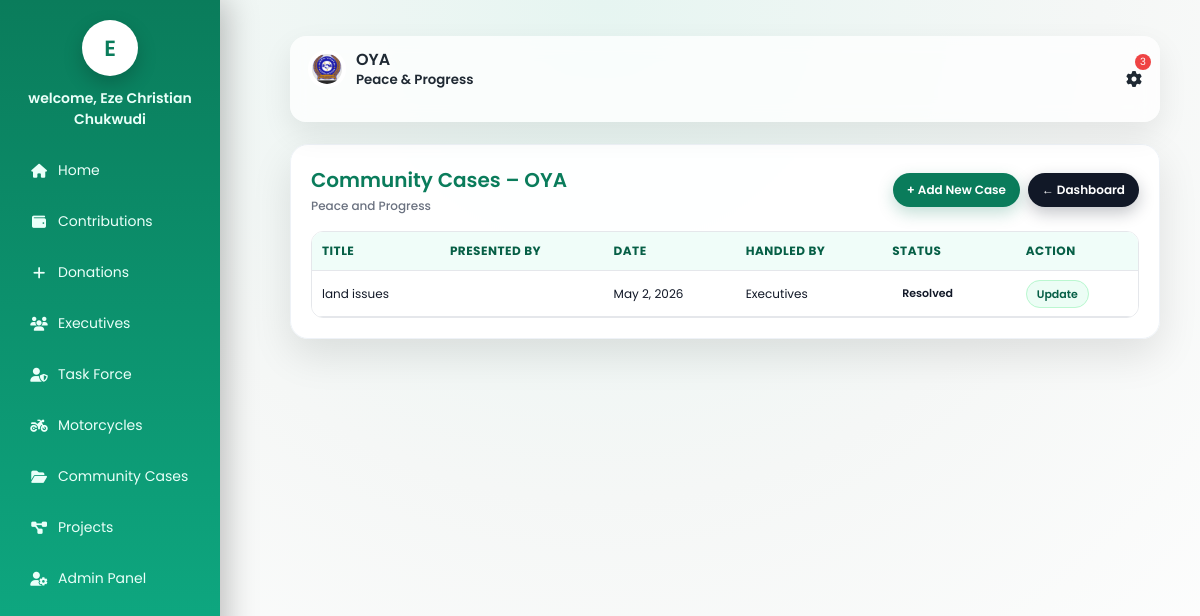
Screenshot of /cases/ (signed in) with the database file from the repository.
### accounts/models.py (models this page shows, shortened)
class Member(models.Model):
    ROLE_CHOICES = [
        ('admin', 'Admin'),
        ('executive', 'Executive'),
        ('member', 'Floor Member'),
    ]
    STATUS_CHOICES = [
        ('active', 'Active'),
        ('inactive', 'Inactive'),
        ('suspended', 'Suspended'),
    ]
    serial_number = models.CharField(max_length=20, unique=True)
    full_name = models.CharField(max_length=200)
    phone_number = models.CharField(max_length=20)
    gender = models.CharField(max_length=10)
    age = models.PositiveIntegerField()
    role = models.CharField(max_length=20, choices=ROLE_CHOICES)
    executive_position = models.CharField(max_length=100, null=True, blank=True)
    status = models.CharField(max_length=20, choices=STATUS_CHOICES)
    year_joined = models.PositiveIntegerField()
    password = models.CharField(max_length=128)  # hashed later
    created_at = models.DateTimeField(auto_now_add=True)

### cases/models.py (models this page shows, shortened)
class Case(models.Model):
    STATUS_CHOICES = [('pending', 'Pending'), ('resolved', 'Resolved'), ('escalated', 'Escalated')]
    HANDLED_BY = [('taskforce', 'Task Force'), ('executives', 'Executives')]
    title = models.CharField(max_length=200)
    description = models.TextField()
    presented_by = models.ForeignKey(User, on_delete=models.CASCADE)
    date_presented = models.DateField()
    status = models.CharField(max_length=20, choices=STATUS_CHOICES)
    handled_by = models.CharField(max_length=20, choices=HANDLED_BY)

### accounts/decorators.py (the view)
    def wrapper(request, *args, **kwargs):
        if not request.session.get('member_id'):
            return redirect('login')
        return view_func(request, *args, **kwargs)

### cases/views.py (called while the page is built)
@login_required
def cases_list(request):
    member = Member.objects.get(id=request.session['member_id'])
    announcements_count = Announcement.objects.filter(is_active=True).count()
    minutes_count = MeetingMinute.objects.count()
    cases = Case.objects.select_related('presented_by').all().order_by('-date_presented')
    return render(request, 'cases/cases_list.html', {
        'cases': cases,
        'member': member,
        'announcements_count': announcements_count,
        'minutes_count': minutes_count,
    })

### cases/templates/cases/cases_list.html (shortened to what this page needs)
{% load static %}
<!DOCTYPE html>
<html lang="en">
<head>
  <link rel="stylesheet" href="https://cdnjs.cloudflare.com/ajax/libs/font-awesome/6.5.0/css/all.min.css">
    <link rel="stylesheet" href="{% static 'cases/css/styles.css' %}">
</head>
<body>
	<aside class="sidebar" id="sidebar">
		<div class="brand">
			<a href="{% url 'dashboard' %}" style="text-decoration: none;"><div class="avatar">{{ member.full_name|slice:":1" }}</div></a>
		</div>
		<strong>welcome, {{ member.full_name }}</strong>
		<nav class="menu">
			<a href="{% url 'dashboard' %}"><i class="fa fa-home"></i> Home</a>
			<a href="{% url 'contributions_list' %}"><i class="fa fa-wallet"></i> Contributions</a>
			<a href="{% url 'donation_list' %}"><i class="fa fa-plus"></i> Donations</a>
			<a href="{% url 'executives_list' %}"><i class="fa fa-users"></i> Executives</a>
			<a href="{% url 'taskforce_list' %}"><i class="fa fa-user-shield"></i> Task Force</a>
			<a href="{% url 'motorcycles_list' %}"><i class="fa fa-motorcycle"></i> Motorcycles</a>
			<a href="{% url 'cases_list' %}"><i class="fa fa-folder-open"></i> Community Cases</a>
			<a href="{% url 'projects_list' %}"><i class="fa fa-diagram-project"></i> Projects</a>
			{% if request.session.member_role == 'admin' %}
			<a href="{% url 'admin_dashboard' %}"><i class="fa fa-user-cog"></i> Admin Panel</a>
			{% endif %}
		</nav>
	</aside>
  <main class="main">
   <div class="topbar">
  <div class="left-top">
    <div class="brand">
      <img src="{% static 'cases/images/oya logo.jpeg' %}" alt="OYA Logo">
      <span>
        OYA<br>
        <small>Peace & Progress</small>
      </span>
    </div>
  </div>
  <div class="actions">
    <div class="profile" onclick="toggleProfile()">
      <span class="badge-noty">
        {{ announcements_count|add:minutes_count }}
      </span>
      <i class="fa fa-cog"></i>
    </div>
  </div>
</div>
  <div class="container">
    <div class="header">
      <div class="title">
        <h2>Community Cases – OYA</h2>
        <p>Peace and Progress</p>
      </div>
      <div class="actions">
        {% if request.session.member_role == 'admin' %}
          <a href="{% url 'add_case' %}" class="btn">+ Add New Case</a>
        {% endif %}
        <a href="{% url 'dashboard' %}" class="btn secondary">← Dashboard</a>
      </div>
    </div>
    <div class="table-wrap">
      <table>
        <thead>
          <tr>
            <th>Title</th>
            <th>Presented By</th>
            <th>Date</th>
            <th>Handled By</th>
            <th>Status</th>
            {% if request.session.member_role == "admin" %}
              <th>Action</th>
            {% endif %}
          </tr>
        </thead>
        <tbody>
          {% for case in cases %}
          <tr>
            <td>{{ case.title }}</td>
            <td>{{ case.presented_by.full_name }}</td>
            <td>{{ case.date_presented }}</td>
            <td>{{ case.handled_by|title }}</td>
            <td>
              <span class="badge badge-{{ case.status }}">
                {{ case.status|title }}
              </span>
            </td>
           {% if request.session.member_role == "admin" %}
            <td>
              <a href="{% url 'update_case_status' case.id %}" class="link-btn">Update</a>
            </td>
            {% endif %}
          </tr>
          {% empty %}
          <tr>
            <td colspan="6" style="text-align:center; padding:16px; color:#6b7280;">
              No cases yet.
            </td>
          </tr>
          {% endfor %}
        </tbody>
      </table>
    </div>
  </div>
    </main>
</body>
</html>

### cases/static/cases/css/styles.css (style rules this page uses)
:root { --primary: #0a7c5b; --bg: #f5f7f6; --card: #ffffff; --text: #1f2933; --muted: #6b7280; --shadow: 0 10px 25px rgba(0,0,0,.08); --radius: 16px; }
* { box-sizing: border-box; }
body { margin: 0; font-family: 'Poppins', sans-serif; background: var(--bg); color: var(--text); min-height: 100vh; display: flex; }
.sidebar { width:220px; background:linear-gradient(180deg,#0a7c5b,#0fb38a); color:#eafff9; padding:20px 18px; position:fixed; inset:0 auto 0 0; z-index:1000; box-shadow:6px 0 30px rgba(0,0,0,.25); transition:transform .3s ease; }
.sidebar .brand { display:flex; justify-content:center; margin-bottom:12px; }
.sidebar .avatar { width:56px; height:56px; border-radius:50%; background:#fff; color:#0a7c5b; display:grid; place-items:center; font-size:22px; font-weight:600; box-shadow:0 8px 20px rgba(0,0,0,.2); }
.sidebar strong { display:block; text-align:center; margin-top:8px; font-weight:600; font-size:14px; }
.menu { margin-top:12px; }
.menu a { display:flex; align-items:center; gap:12px; padding:11px 14px; border-radius:12px; color:#eafff9; text-decoration:none; font-size:14px; margin-bottom:6px; }
.menu a i { width:18px; text-align:center; }
.brand { display: flex; align-items: center; gap: 10px; margin-bottom: 20px; }
.brand img { width: 42px; height: 42px; object-fit: contain; border-radius: 50%; background: #fff; padding: 4px; }
.brand span { font-weight: 600; font-size: 16px; line-height: 1.2; }
.menu a { display: flex; align-items: center; gap: 10px; padding: 12px; border-radius: 10px; text-decoration: none; color: #eafff9; margin-bottom: 6px; }
.main { margin-left: 250px; width: 100%; padding: 16px 20px 30px; }
.topbar { position:sticky; top:0; display:flex; justify-content:space-between; align-items:center; padding:14px 18px; margin-bottom:22px; background:rgba(255,255,255,.75); backdrop-filter:blur(10px); border-radius:16px; box-shadow:0 12px 30px rgba(0,0,0,.08); z-index:50; }
.left-top { display: flex; align-items: center; gap: 10px; }
.topbar .brand { display:flex; align-items:center; gap:10px; }
.topbar .brand img { width:38px; height:38px; border-radius:50%; background:#fff; padding:4px; }
.actions { display: flex; align-items: center; gap: 10px; position: relative; z-index: 60; }
.badge-noty { position: absolute; top: -17px; right: -9px; background: #ef4444; color: #fff; font-size: 10px; border-radius: 50%; padding: 0px 5px; }
.profile { cursor:pointer; display:flex; align-items:center; gap:8px; }
.avatar { width: 32px; height: 32px; border-radius: 50%; background: linear-gradient(135deg, #0a7c5b, #0fb38a); color: #fff; display: grid; place-items: center; font-weight: 600; }
.btn { background: #fff; color: #0a7c5b; border-radius: 10px; padding: 10px 14px; text-decoration: none; font-weight: 600; border: none; cursor: pointer; }

### rows the page displays
Member: full_name "E", full_name "Eze Christian Chukwudi"
Case: title "land issues", date_presented "May 2, 2026", handled_by "Executives", status "Resolved"

### other values shown
{{ announcements_count|add:minutes_count }} "3"
